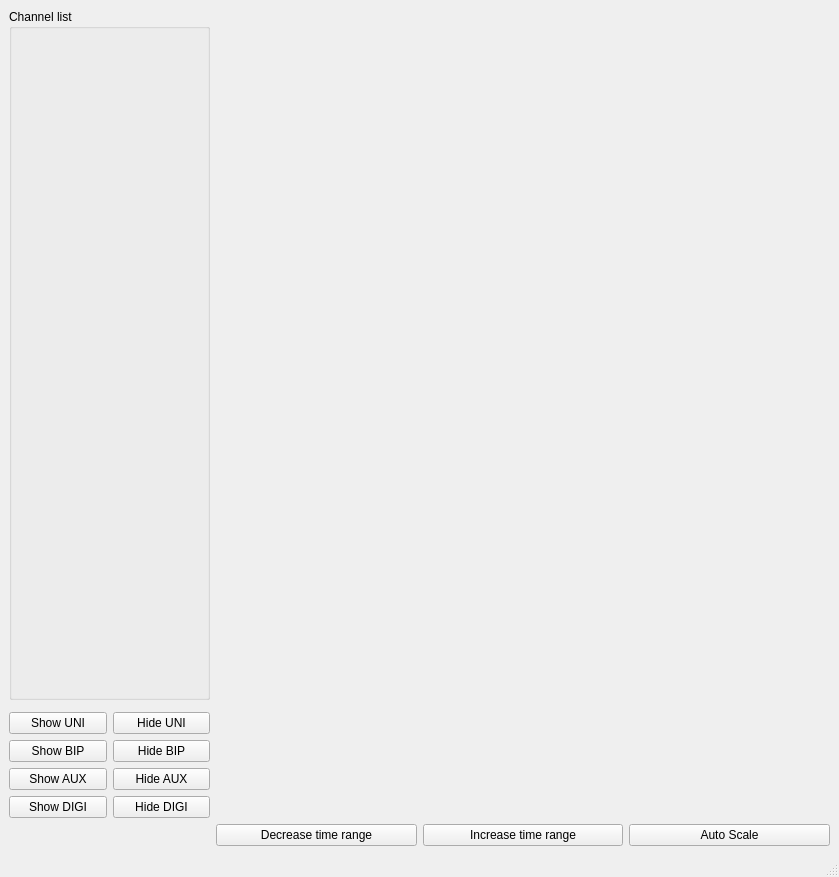
<?xml version="1.0" encoding="UTF-8"?>
<ui version="4.0">
 <class>MainWindow</class>
 <widget class="QMainWindow" name="MainWindow">
  <property name="geometry">
   <rect>
    <x>0</x>
    <y>0</y>
    <width>839</width>
    <height>877</height>
   </rect>
  </property>
  <property name="windowTitle">
   <string>MainWindow</string>
  </property>
  <widget class="QWidget" name="centralwidget">
   <layout class="QGridLayout" name="gridLayout">
    <item row="0" column="0">
     <widget class="QGroupBox" name="channel_list_groupbox">
      <property name="sizePolicy">
       <sizepolicy hsizetype="Preferred" vsizetype="Expanding">
        <horstretch>0</horstretch>
        <verstretch>0</verstretch>
       </sizepolicy>
      </property>
      <property name="minimumSize">
       <size>
        <width>100</width>
        <height>0</height>
       </size>
      </property>
      <property name="maximumSize">
       <size>
        <width>400</width>
        <height>16777215</height>
       </size>
      </property>
      <property name="font">
       <font>
        <weight>50</weight>
        <bold>false</bold>
       </font>
      </property>
      <property name="title">
       <string>Channel list</string>
      </property>
     </widget>
    </item>
    <item row="3" column="2">
     <widget class="QPushButton" name="increase_time_button">
      <property name="text">
       <string>Increase time range</string>
      </property>
     </widget>
    </item>
    <item row="3" column="3">
     <widget class="QPushButton" name="autoscale_button">
      <property name="text">
       <string>Auto Scale</string>
      </property>
     </widget>
    </item>
    <item row="3" column="1">
     <widget class="QPushButton" name="decrease_time_button">
      <property name="text">
       <string>Decrease time range</string>
      </property>
     </widget>
    </item>
    <item row="0" column="1" rowspan="3" colspan="3">
     <widget class="GraphicsLayoutWidget" name="RealTimePlotWidget" native="true"/>
    </item>
    <item row="2" column="0">
     <layout class="QGridLayout" name="gridLayout_2">
      <item row="0" column="1">
       <widget class="QPushButton" name="hide_UNI_button">
        <property name="maximumSize">
         <size>
          <width>100</width>
          <height>16777215</height>
         </size>
        </property>
        <property name="layoutDirection">
         <enum>Qt::RightToLeft</enum>
        </property>
        <property name="text">
         <string>Hide UNI</string>
        </property>
       </widget>
      </item>
      <item row="1" column="0">
       <widget class="QPushButton" name="show_BIP_button">
        <property name="text">
         <string>Show BIP</string>
        </property>
       </widget>
      </item>
      <item row="0" column="0">
       <widget class="QPushButton" name="show_UNI_button">
        <property name="maximumSize">
         <size>
          <width>100</width>
          <height>16777215</height>
         </size>
        </property>
        <property name="text">
         <string>Show UNI</string>
        </property>
       </widget>
      </item>
      <item row="1" column="1">
       <widget class="QPushButton" name="hide_BIP_button">
        <property name="layoutDirection">
         <enum>Qt::RightToLeft</enum>
        </property>
        <property name="text">
         <string>Hide BIP</string>
        </property>
       </widget>
      </item>
      <item row="2" column="0">
       <widget class="QPushButton" name="show_AUX_button">
        <property name="text">
         <string>Show AUX</string>
        </property>
       </widget>
      </item>
      <item row="3" column="0">
       <widget class="QPushButton" name="show_DIGI_button">
        <property name="text">
         <string>Show DIGI</string>
        </property>
       </widget>
      </item>
      <item row="2" column="1">
       <widget class="QPushButton" name="hide_AUX_button">
        <property name="layoutDirection">
         <enum>Qt::RightToLeft</enum>
        </property>
        <property name="text">
         <string>Hide AUX</string>
        </property>
       </widget>
      </item>
      <item row="3" column="1">
       <widget class="QPushButton" name="hide_DIGI_button">
        <property name="layoutDirection">
         <enum>Qt::RightToLeft</enum>
        </property>
        <property name="text">
         <string>Hide DIGI</string>
        </property>
       </widget>
      </item>
     </layout>
    </item>
   </layout>
  </widget>
  <widget class="QMenuBar" name="menubar">
   <property name="geometry">
    <rect>
     <x>0</x>
     <y>0</y>
     <width>839</width>
     <height>21</height>
    </rect>
   </property>
  </widget>
  <widget class="QStatusBar" name="statusbar"/>
 </widget>
 <customwidgets>
  <customwidget>
   <class>GraphicsLayoutWidget</class>
   <extends>QWidget</extends>
   <header>pyqtgraph</header>
   <container>1</container>
  </customwidget>
 </customwidgets>
 <resources/>
 <connections/>
</ui>
